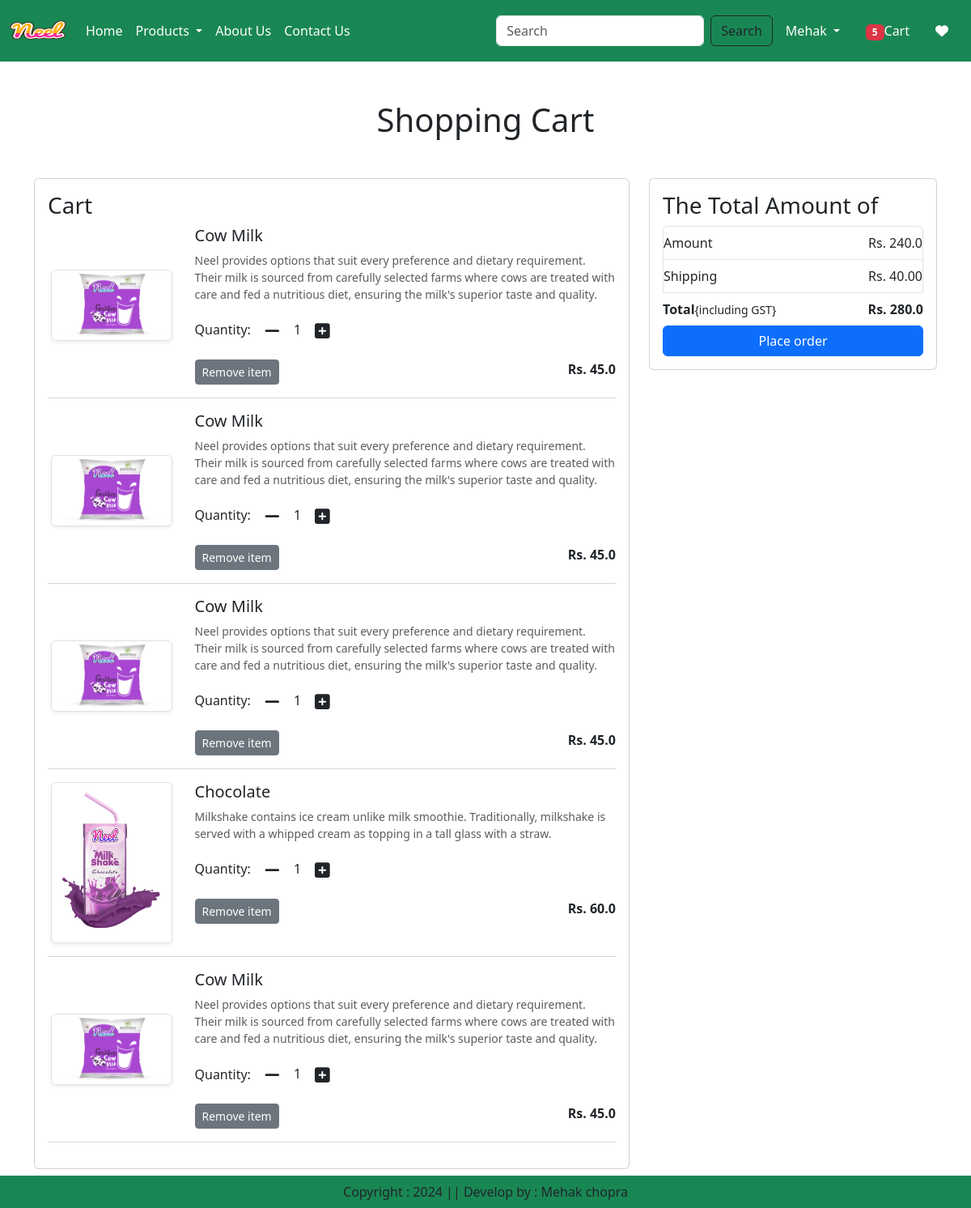
The page /cart/ (signed in) on the database as committed earlier.
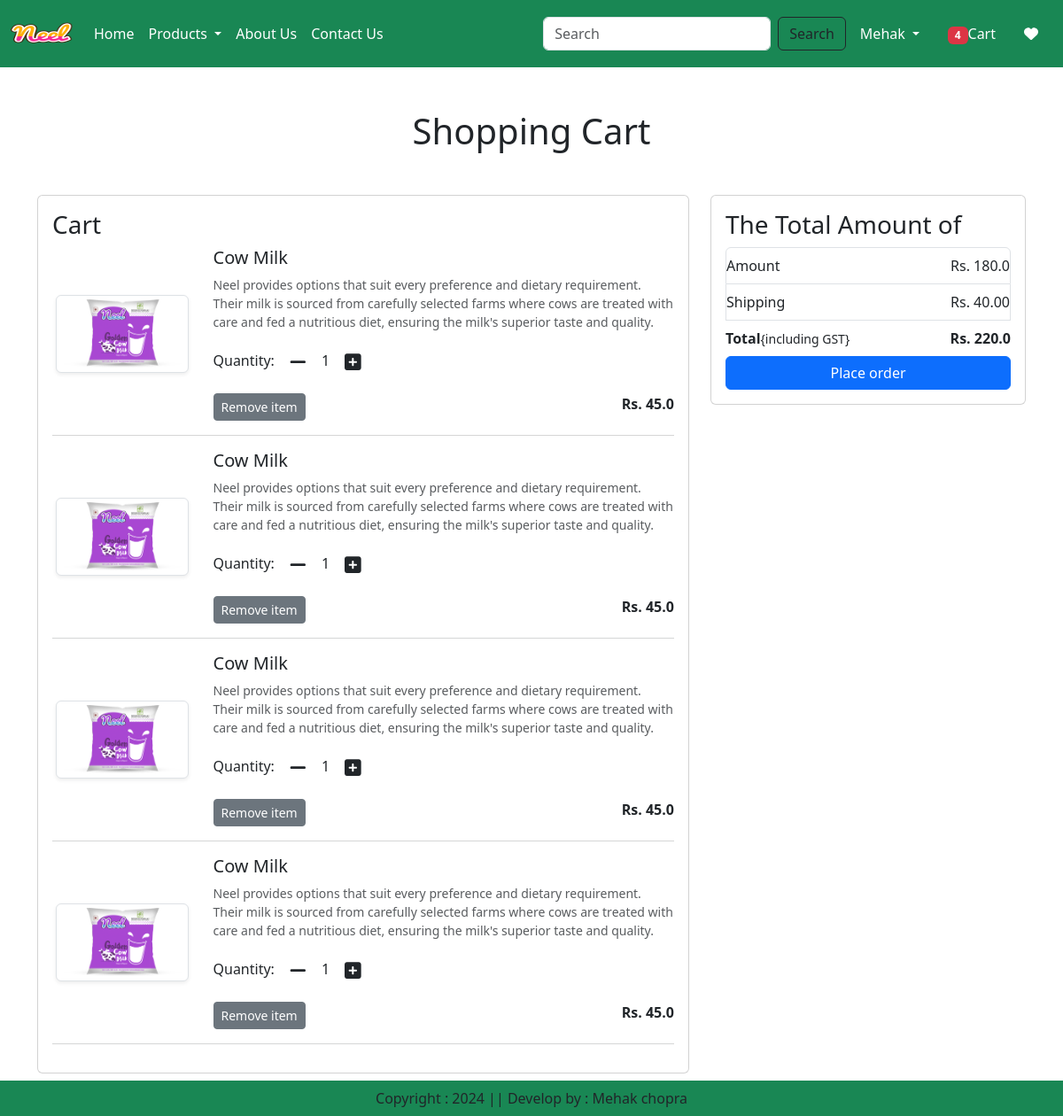
The same page on the database as committed later.
### app/models.py (models this page shows, shortened)
class Cart(models.Model):
    user = models.ForeignKey(User,on_delete=models.CASCADE)
    product = models.ForeignKey(Product,on_delete=models.CASCADE)
    quantity = models.PositiveIntegerField(default=1)

class Product(models.Model):
    title = models.CharField(max_length=100)
    selling_price = models.FloatField()
    discounted_price = models.FloatField()
    description = models.TextField()
    composition = models.TextField(default=' ')
    prodapp = models.TextField(default=' ')
    category = models.CharField(choices=CATEGORY_CHOICES, max_length=2)
    product_image = models.ImageField(upload_to='product')

### app/views.py (the view)
# urls.py: path('cart/', views.show_cart, name='showcart'),
@login_required
def show_cart(request):
    user = request.user
    cart = Cart.objects.filter(user=user)
    amount=0
    for p in cart:
        value = p.quantity * p.product.discounted_price
        amount = amount + value
    totalamount = amount + 40
    totalitem = 0
    if request.user.is_authenticated:
            totalitem = len(Cart.objects.filter(user=request.user))
    return render(request, 'app/addtocart.html', locals())

### app/templates/app/addtocart.html (shortened to what this page needs)
{% extends 'app/base.html' %}
{% load static %}
{% block main-content  %}
<div class="container my-5">
    <div class="row">
        {% if cart %}
        <h1 class="text-center mb-5">Shopping Cart</h1>
        <div class="col-sm-8">
            <div class="card">
                <div class="card-body">
                    <h3>Cart</h3>
                   {% for item in cart %}
                   <div class="row">
                     <div class="col-sm-3 text-center align-self-center"><img src="{{item.product.product_image.url}}" alt="" srcset="" class="img-fluid img-thumbnail shadow-sm" height="150" width="150"></div>
                     <div class="col-sm-9">
                     <div>
                     <h5>{{item.product.title}}</h5>
                     <p class="mb-2 text-muted small">{{item.product.description}}</p>
                     <div class="my-3">
                        <label for="quantity">Quantity: </label>
                        <a class="minus-cart btn" pid="{{item.product.id}}"><i class="fas fa-minus square fa-lg"></i></a>
                           <span id="quantity">{{item.quantity}}</span>
                        <a class="plus-cart btn" pid="{{item.product.id}}"><i class="fas fa-plus-square fa-lg"></i></a>
                     </div>
                     <div class="d-flex justify-content-between">
                        <a href="#" class="remove-cart btn btn-sm btn-secondary mr-3" pid= {{item.product.id}}>Remove item</a>
                        <p class="mb-0" ><span><strong>Rs. {{item.product.discounted_price}}</strong></span></p>
                     </div>
                   </div>
                </div>
            </div>
            <hr class="text-muted">
            {% endfor  %}
        </div>
    </div>
</div>
<div class = "col-sm-4">
    <div class="card">
        <div class="card-body">
            <h3>The Total Amount of</h3>
            <ul class="list-group">
                <li class="list-group-item d-flex justify-content-between align-item-center borde-0 px-0 ph-0">Amount<span id="amount">Rs. {{amount}}</span></li>
                <li class="list-group-item d-flex justify-content-between align-item-center px-0">Shipping<span>Rs. 40.00</span></li>
                <li class="list-group-item d-flex justify-content-between align-item-center border-0 px-0">
                  <div>
                    <strong>Total</strong><small>{including GST}</small>
                  </div>
                  <span id="totalamount"><strong>Rs. {{totalamount}}</strong></span>
                </li>
            </ul>
            <div class="d-grid"><a href="{% url 'checkout' %}" class="btn btn-primary">Place order</a></div>
        </div>
    </div>
</div>
<br>
<br>
{% else %}
  <h1 class="text-center mb-5">Cart is Empty</h1>
{% endif %}
</div>
</div>
{% endblock main-content %}

Rows that differ between the two databases and show on the page:
removed Cart: product.product_image (picture), product "Chocolate", product.description "Milkshake contains ice cream unlike milk smoothie. Traditionally, milkshake is served with a whipped cream as topping in a tall glass with a straw.", quantity "1", product.discounted_price "60.0"
Other text that changed with them:
{{ totalitem }}: "5" → "4"
{{ amount }}: "240.0" → "180.0"
{{ totalamount }}: "280.0" → "220.0"
